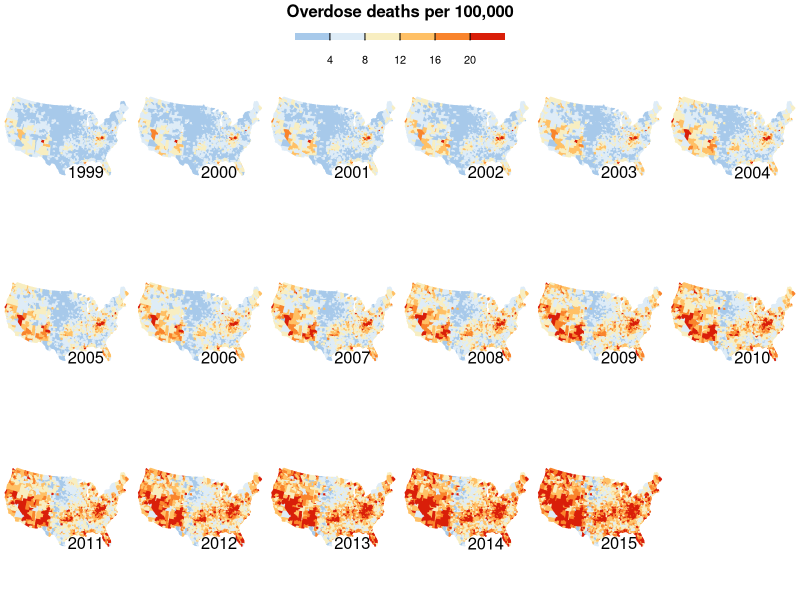

Reproduce this figure in R.
# Load the data and necessary libraries ----
data <- read.csv("data.csv")

library("maps")
library("mapproj")
library(RColorBrewer)

# Clean the Data ----
data$year <- as.numeric(substr(data$Year,1,4))
midpoint <- function(x) {
  if (length(strsplit(x, "-")[[1]]) == 2) {
    y <- as.numeric(strsplit(x, "-")[[1]])   # need the index [[1]] to take first element of list
    return(mean(y))                         # Calculates the mean of the given ranges
  }
  if (substr(x, 1, 1) == "<") {
    z <- as.numeric(substr(x, 2, 2))
    return(z/2)                           # Calculates the mean for < values
  }
  if (substr(x, 3, 3) == "+") {
    w <- as.numeric(substr(x, 1, 2))
    return(w)                          # Returns values for + category
  }
}

# Applies function over data 
data$overdose_deathrate <- sapply(data$Estimated.Age.adjusted.Death.Rate..16.Categories..in.ranges., midpoint)

# Plotting the Data ----

# Sets breaks and colors exactly as the NY Times article
breaks <- c(0, 4, 8, 12, 16, 20)
leg.txt <- c("0", "4", "8", "12", "16", "20")
colors <- c("#a7c9ea","#deecf7", "#f8eec1", "#ffc065", "#f9842c", "#d91e09")

# Begin writing the png file to the drive
png("NY_Times_Image_Replication.png", width = 1200, height = 500)

layout(matrix(c(0, 0, 1, 1, 0, 0, 2, 3, 4, 5, 6, 7, 8, 9, 10, 11, 12, 13, 14, 15, 16, 
                17, 18, 19), nrow = 4, ncol = 6, byrow = TRUE), heights = c(0.035, 0.15, 0.15, 0.15))

# Sets margins for legend
par(mar=c(0.25, 1.5, 2.5, 1.5))
xvalue <- seq(0, 24, 1)
yvalue <- seq(0, 24, 1)

# Create a plot for the legend
plot(xvalue, yvalue, type = "n", axes=F, xlab="", ylab="", ylim = c(0, 0.5))

rect(xleft=0, xright=4, ybottom=0, ytop=0.5, border="transparent", col="#a7c9ea")
rect(xleft=4, xright=8, ybottom=0, ytop=0.5, border="transparent", col="#deecf7")
rect(xleft=8, xright=12, ybottom=0, ytop=0.5, border="transparent", col="#f8eec1")
rect(xleft=12, xright=16, ybottom=0, ytop=0.5, border="transparent", col="#ffc065")
rect(xleft=16, xright=20, ybottom=0, ytop=0.5, border="transparent", col="#f9842c")
rect(xleft=20, xright=24, ybottom=0, ytop=0.5, border="transparent", col="#d91e09")
axis(1, las=1, at=seq(4,20,4), tck=-.01, lwd.tick=1, lwd=0, labels=T)
abline(v=seq(4,20,4), lty=1)
mtext("Overdose deaths per 100,000", side=3, line=1, font=2)

# sets parameter margins for the map plots, and plots them in similar fashion shown in class, but over a loop for 1999-2015
par(mar=c(0.01, 0.01, 0.01, 0.01))

for (year in unique(data$year)[1:12]) {
  data_year <- data[data$year == year, ]
  data_year$colorBuckets <- as.numeric(cut(data_year$overdose_deathrate, breaks))
  data_year$colorBuckets <- findInterval(data_year$overdose_deathrate, breaks)
  
  cnty.fips <- county.fips$fips[match(map("county", plot=FALSE)$names, county.fips$polyname)]
  colorsmatched <- data_year$colorBuckets[match(cnty.fips, data_year$FIPS)]
  
  map("county", col = colors[colorsmatched], fill = TRUE,  lty = 1, projection = "polyconic", border = colors[colorsmatched])
  
  text(0.1, 0.47, as.character(year), col = "black", cex = 1.5, font = 1)
}

# Creating another loop for last 5 years to prevent repeating plots
for (year in unique(data$year)[13:17]) {
  data_year <- data[data$year == year, ]
  data_year$colorBuckets <- as.numeric(cut(data_year$overdose_deathrate, breaks))
  data_year$colorBuckets <- findInterval(data_year$overdose_deathrate, breaks)
  
  cnty.fips <- county.fips$fips[match(map("county", plot=FALSE)$names, county.fips$polyname)]
  colorsmatched <- data_year$colorBuckets[match(cnty.fips, data_year$FIPS)]
  
  map("county", col = colors[colorsmatched], fill = TRUE,  lty = 1, projection = "polyconic", border = colors[colorsmatched])
  
  text(0.1, 0.47, as.character(year), col = "black", cex = 1.5, font = 1)
}

dev.off()
